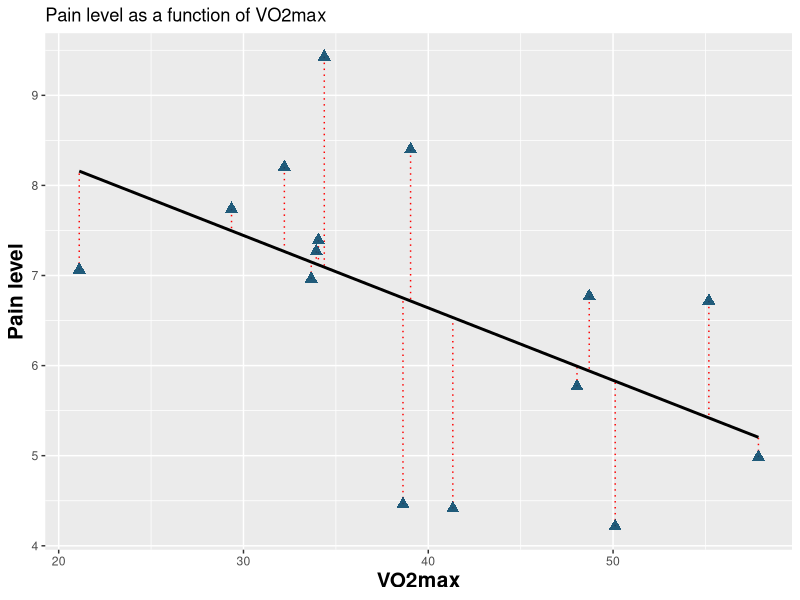
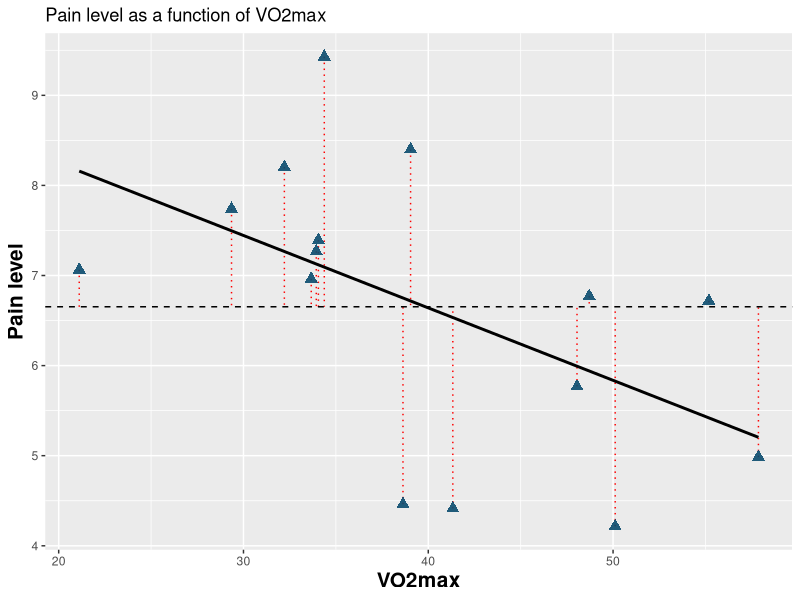

Reproduce these figures in R, in order. (Note: this script raises an error after producing the figures.)
library(tidyverse)


# SIMPLE REGRESSION ----
## Data simulation ----
## Context 👇
## We have be provided with pain intensity on the forearm at a standard heat level,
## as well as the age and the VO2max of 15 participants.

set.seed(42)
n <- 15 # Number of participants
simpleRegression.data <- tibble(
  id = 1:n,
  # Generate a set of 15 random normally-distributed number for both variables
  vo2max = rnorm(n, mean = 35, sd = 10),
  pain = 7 - scale(vo2max)[,1] + rnorm(n, mean = 0, sd = 1)
)

## Linear regression with optim() ----

# This is the function were are trying to minimize, i.e., the error sum of squares
# This actually just measures the sum of the squared residuals
sse <- function(params, x, y){
  b0 <- params[1]                      # Intercept
  b1 <- params[2]                      # Slope
  predictions <- b0 + b1*x             # Traditional regression formula
  residuals <- y - predictions         # Vector containing all residuals
  sum(residuals^2)                     # Error sum of squares
}

optim(
  par = c(b0 = 10, b1 = -1),
  fn = sse,
  x = simpleRegression.data$vo2max,
  y = simpleRegression.data$pain,
  control = list(
    reltol = 1e-16
  )
)

## Linear regression using closed-form equation ----
# We need our data as vector for further use
vo2max.vector <- simpleRegression.data$vo2max
pain.vector <- simpleRegression.data$pain

# Linear algebra
X <- cbind(1, vo2max.vector)   # Design matrix (X)
y <- pain.vector               # Response vector (y)

varianceCovariance <- t(X) %*% X
crossproduct <- t(X) %*% y
varianceCovarianceInverse <- solve(varianceCovariance)
betas <- varianceCovarianceInverse %*% crossproduct

# Additional challenges....
# Can you figure out why these lines give the elements of the variance-covariance matrix?
sum(X[,1] * t(X)[1,])   # First element
sum(X[,2] * t(X)[2,])   # Diagonal
sum(X[,1] * t(X)[2,])   # Off-diagonal (top-right)
sum(X[,2] * t(X)[1])    # Off-diagonal (bottom-left)
# Can you figure out why these lines give us both rows of the cross-product matrix?
sum(t(X)[1,] * y) # First row
sum(t(X)[2,] * y) # Second row
# Can you figure out why these lines give us the betas?
sum(varianceCovarianceInverse[1,] * crossproduct[,1])
sum(varianceCovarianceInverse[2,] * crossproduct[,1])


## Linear model with lm() ----
regression.lm <- lm(data = simpleRegression.data, pain ~ vo2max)
summary(regression.lm)

## Scatterplot ----
# Average value of pain levels across all 15 subjects
regression.mean <- mean(simpleRegression.data$pain)

simpleRegressionResiduals.plot <- simpleRegression.data %>%
  mutate(predictedPain = predict(regression.lm)) %>%
  ggplot(aes(x = vo2max, y = pain)) +
    geom_segment(aes(x = vo2max, xend = vo2max, yend = predictedPain),
                 linetype = 'dotted', color = 'red', linewidth  = 0.5) +
    geom_point(shape = 'triangle', color = '#0a4c6e', alpha = 0.9, size = 3) +
    geom_smooth(method = 'lm', se = FALSE, color = 'black') +
    labs(title = 'Pain level as a function of VO2max',
         x = 'VO2max', y = 'Pain level') +
    theme(
      axis.title = element_text(size = 15, face = 'bold'),
      legend.position = 'none'
    )

ggsave(simpleRegressionResiduals.plot, file = 'General Linear Model/Figures/plot_regression-residuals.tiff',
       width = 4, height = 3, dpi = 'retina')


simpleRegressionMean.plot <- simpleRegression.data %>%
  ggplot(aes(x = vo2max, y = pain)) +
    geom_segment(aes(x = vo2max, xend = vo2max, yend = regression.mean),
                 linetype = 'dotted', color = 'red', linewidth = 0.5) +
    geom_point(shape = 'triangle', color = '#0a4c6e', alpha = 0.9, size = 3) +
    geom_smooth(method = 'lm', se = FALSE, color = 'black') +
    geom_hline(yintercept = regression.mean, linetype = 'dashed') +
    labs(title = 'Pain level as a function of VO2max',
         x = 'VO2max', y = 'Pain level') +
    theme(
      axis.title = element_text(size = 15, face = 'bold'),
      legend.position = 'none'
    )

ggsave(simpleRegressionMean.plot, file = 'LMM vs ANOVA/Figures/plot_regression-mean.tiff',
       width = 4, height = 3, dpi = 'retina')

# ANALYSIS OF VARIANCE ----
## Data simulation ----
## Context 👇
## Thee groups: non-athletes, non-contact athletes and contact athletes
## Pain levels measured three times on the forearm of each participants

set.seed(42)
n <- 5 # n per group
groups <- c('nonAthlete', 'nonContactAthlete', 'contactAthlete')

# Simulate thermal pain in all three groups (N = 60, n = 30)
# Create a tibble containing 3 pain scores per participant
data <- purrr::map_df(groups, ~tibble(
  id = rep(1:n, each = 3),
  group = factor(.x),
  pain = case_when(
    .x == 'nonAthlete' ~ rnorm(3 * n, mean = 5.5, sd = 1),          # Higher pain
    .x == 'nonContactAthlete' ~ rnorm(3 * n, mean = 5, sd = 1.25),   # Moderate pain
    .x == 'contactAthlete' ~ rnorm(3 * n, mean = 4.5, sd = 1.15)       # Lower pain
    )
  )) %>%
  mutate(
    id = rep(1:(n * length(groups)), each = 3),
    group = factor(group,
                      labels = c('Non-athletes', 'Non-contact athletes', 'Contact athletes'))
  )

plot.groupColors = c('Non-athletes' = 'grey',
                     'Non-contact athletes' = '#0a4c6e',
                     'Contact athletes' = '#E69F00')

plot.groupShapes = c('Non-athletes' = 'circle',
                     'Non-contact athletes' = 'square',
                     'Contact athletes' = 'triangle')



data.anova <- data %>%
group_by(id, group) %>%
summarize(pain = mean(pain)) %>%
ungroup()

anova.groupMean <- data.anova %>%
  group_by(group) %>%
  summarize(groupMean = mean(pain))

data.anova <- data.anova %>%
  left_join(anova.groupMean, by = 'group')


## ANOVA ----
anova.grandMean <- mean(data.anova$pain)                             # Grand mean
anova.sst <- sum((data.anova$pain - anova.grandMean)^2)              # Total sum of squares
anova.ssm <- sum((data.anova$groupMean - anova.grandMean)^2)         # Model sum of squares
anova.dfm <- length(anova.groupMean$group) - 1                       # Model's degree of fredoom
anova.ssr <- sum((data.anova$pain - data.anova$groupMean)^2)         # Residual sum of squares
anova.dfr <- length(data.anova$id) - length(anova.groupMean$group)   # Residual's degree of freedom
anova.msm <- anova.ssm / anova.dfm                                   # Model's mean square
anova.msr <- anova.ssr / anova.dfr                                   # Residual's mean square
anova.f   <- anova.msm / anova.msr


## Scatterplots ----
  plot.sst <- ggplot(data.anova, aes(x = id, y = pain,
                                     shape = group, color = group)) +
    # Horizontal and vertical lines
    geom_hline(yintercept = anova.grandMean, linetype = 'dashed', color = 'black') +
    geom_segment(aes(x = id, xend = id, y = pain, yend = grandMean),
                 linetype = 'dotted', color = 'red', linewidth  = 0.5) +
    # Scatterplot
    geom_point(size = 2, alpha = 0.90) +
    # Aesthethic
    scale_color_manual(values = plot.groupColors) +
    scale_shape_manual(values = plot.groupShapes) +
    facet_wrap(~group, scales = 'free_x') +
    labs(title = 'Pain level for all groups',
         x = 'Participants', y = 'Pain level') +
    theme(
      axis.title.y = element_text(size = 15, face = 'bold'),
      axis.text = element_blank(),
      axis.ticks = element_blank(),
      legend.position = 'none'
    )
  
  ggsave(plot = plot.sst, file = 'LMM vs ANOVA/Figures/plot_ANOVA-sst.tiff',
         width = 4, height = 3, dpi = 'retina')
    
  
  plot.ssm <- ggplot(data.anova, aes(x = id, y = pain,
                                     shape = group, color = group)) +
    # Horizontal and vertical lines
    geom_hline(aes(yintercept = groupMean), linetype = 'dashed') +
    geom_segment(aes(x = id, xend = id, y = groupMean, yend = grandMean),
                 linetype = "dotted", color = 'red', linewidth  = 0.5) +
    geom_hline(aes(yintercept = grandMean), linetype = 'dashed') +
    geom_point(size = 2, alpha = 0.90) +
    scale_color_manual(values = plot.groupColors) +
    scale_shape_manual(values = plot.groupShapes) +
    facet_wrap(~group, scales = 'free_x') +
    labs(title = 'Pain level for all groups',
         x = 'Participants', y = 'Pain level') +
    theme(
      axis.title.y = element_text(size = 15, face = 'bold'),
      axis.text = element_blank(),
      axis.ticks = element_blank(),
      legend.position = 'none'
    )
  
  ggsave(plot = plot.ssm, file = 'LMM vs ANOVA/Figures/plot_ANOVA-ssm.tiff',
         width = 4, height = 3, dpi = 'retina')
  
  
  plot.ssr <- ggplot(data.anova, aes(x = id, y = pain,
                                     shape = group, color = group)) +
    # Horizontal and vertical lines
    geom_hline(aes(yintercept = groupMean), linetype = 'dashed') +
    geom_segment(aes(x = id, xend = id, yend = groupMean),
                 linetype = "dotted", color = 'red', linewidth  = 0.5) +
    geom_point(size = 2, alpha = 0.90) +
    scale_color_manual(values = plot.groupColors) +
    scale_shape_manual(values = plot.groupShapes) +
    facet_wrap(~group, scales = 'free_x') +
    labs(title = 'Pain level for all groups',
         x = 'Participants', y = 'Pain level') +
    theme(
      axis.title.y = element_text(size = 15, face = 'bold'),
      axis.text = element_blank(),
      axis.ticks = element_blank(),
      legend.position = 'none'
    )
  
  ggsave(plot = plot.ssr, file = 'LMM vs ANOVA/Figures/plot_ANOVA-ssr.tiff',
         width = 4, height = 3, dpi = 'retina')
